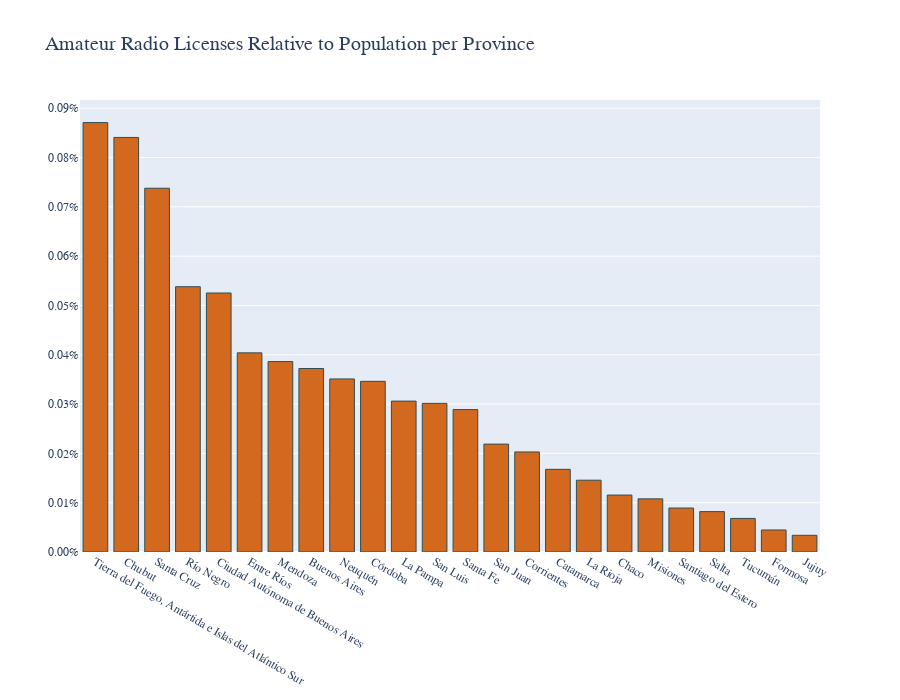

The notebook cell this image was saved under:
### Code cell
fig3 = px.bar((gdf['licenses_perc_pop']).sort_values(ascending=False), title='Amateur Radio Licenses Relative to Population per Province')
fig3.update_layout(height=700, font_family='Ubuntu', title_font_size=20, xaxis_title=None, yaxis_title=None, showlegend=False)
fig3.update_traces(marker_color='chocolate', marker_line_color='DarkSlateGrey', marker_line_width=1, hovertemplate='Licenses: %{y:0.4%}<extra></extra>')
fig3.update_layout(hovermode='x unified')
fig3.update_layout(yaxis={'tickformat': ',.2%'})
                    #'range': [0,1.05]})
fig3.show()

### Figure 1 — Plotly figure (JSON) as saved in the notebook; plotly's stock layout.template omitted (floating-point values rounded to 4 significant figures)
{"data": [{"alignmentgroup": "True", "hovertemplate": "Licenses: %{y:0.4%}<extra></extra>", "legendgroup": "licenses_perc_pop", "marker": {"color": "chocolate", "line": {"color": "DarkSlateGrey", "width": 1}, "pattern": {"shape": ""}}, "name": "licenses_perc_pop", "offsetgroup": "licenses_perc_pop", "orientation": "v", "showlegend": true, "textposition": "auto", "type": "bar", "x": ["Tierra del Fuego, Antártida e Islas del Atlántico Sur", "Chubut", "Santa Cruz", "Río Negro", "Ciudad Autónoma de Buenos Aires", "Entre Ríos", "Mendoza", "Buenos Aires", "Neuquén", "Córdoba", "La Pampa", "San Luis", "Santa Fe", "San Juan", "Corrientes", "Catamarca", "La Rioja", "Chaco", "Misiones", "Santiago del Estero", "Salta", "Tucumán", "Formosa", "Jujuy"], "xaxis": "x", "y": [0.0008707, 0.0008406, 0.0007377, 0.000538, 0.0005252, 0.0004038, 0.0003862, 0.0003721, 0.0003509, 0.0003461, 0.000306, 0.0003013, 0.0002888, 0.0002188, 0.0002029, 0.0001676, 0.0001456, 0.0001155, 0.0001077, 8.918e-05, 8.191e-05, 6.811e-05, 4.468e-05, 3.384e-05], "yaxis": "y"}], "layout": {"barmode": "relative", "font": {"family": "Ubuntu"}, "height": 700, "hovermode": "x unified", "legend": {"title": {"text": "variable"}, "tracegroupgap": 0}, "showlegend": false, "title": {"font": {"size": 20}, "text": "Amateur Radio Licenses Relative to Population per Province"}, "xaxis": {"anchor": "y", "domain": [0, 1], "title": {}}, "yaxis": {"anchor": "x", "domain": [0, 1], "tickformat": ",.2%", "title": {}}}}
